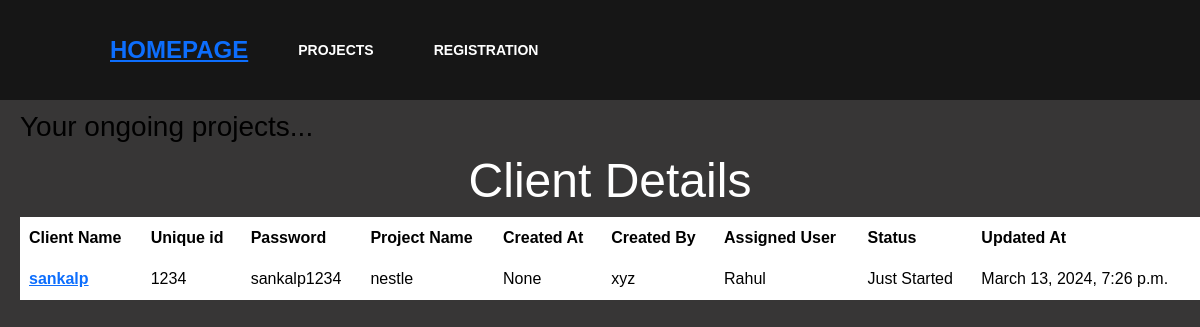
Page /projects/19/ on the committed database.
### myapp/models.py (models this page shows)
class Client(models.Model):
    client_name=models.CharField(max_length=200,null=True)
    uniqueid=models.CharField(max_length=200,null=True)
    password=models.CharField(max_length=200,null=True)
    project_name=models.CharField(max_length=200,null=True)
    created_at=models.DateTimeField(null=True)
    created_by=models.CharField(max_length=200,null=True)
    assigned_user=models.CharField(max_length=200,null=True)
    status=models.CharField(max_length=200,null=True)
    updated_at=models.DateTimeField(null=True)

### myapp/views.py (the view)
# urls.py: path('projects/<int:id>/', views.projects, name='projects'),
def projects(request,id):
    data=Client.objects.get(id=id)
    context={
        'id':id,
        'data':data,
    }
    return render(request,'myapp/projects.html',context)

### myapp/templates/myapp/projects.html (shortened to what this page needs)
<!DOCTYPE html>
<html lang="en">
<head>
    {% include 'myapp/masterC.html' with id=id %}
</head>
<body>
    {% block content %}
    <h3 style="color: black;">Your ongoing projects...</h3>
        <span style="text-align: center;">
            <h1 class="display-5">Client Details</h1>
            <table class="table">
                <thead>
                  <tr>
                    <th scope="col">Client Name</th>
                    <th scope="col">Unique id</th>
                    <th scope="col">Password</th>
                    <th scope="col">Project Name</th>
                    <th scope="col">Created At</th>
                    <th scope="col">Created By</th>
                    <th scope="col">Assigned User</th>
                    <th scope="col">Status</th>
                    <th scope="col">Updated At</th>
                  </tr>
                </thead>
                <tbody>
                  <tr>
                    <th><a href="/cupdate/{{id}}">{{data.client_name}}</a></th>
                    <td>{{data.uniqueid}}</td>
                    <td>{{data.password}}</td>
                    <td>{{data.project_name}}</td>
                    <td>{{data.created_at}}</td>
                    <td>{{data.created_by}}</td>
                    <td>{{data.assigned_user}}</td>
                    <td>{{data.status}}</td>
                    <td>{{data.updated_at}}</td>
                  </tr>
                </tbody>
              </table>
        </span>
    {% endblock %}
</body>
</html>

### myapp/static/css/master.css (style rules this page uses)
body { padding-top: 110px; padding-left: 20px; font-family:Helvetica, sans-serif; background: #373636; color: #fff; }
.table th, .table td { border: 1px solid white; padding: 8px; text-align: left; }

### myapp/templates/myapp/projects.html (style rules this page uses)
body { background-image: url('https://images.unsplash.com/photo-1579389083078-4e7018379f7e?q=80&w=1000&auto=format&fit=crop&ixlib=rb-4.0.3&ixid=M3wxMjA3fDB8MHxzZWFyY2h8MTB8fHdvcmslMjBwcm9qZWN0fGVufDB8fDB8fHww'); background-size: cover; background-position: center; }

### rows in the picture
Client: client_name "sankalp", uniqueid "1234", password "sankalp1234", project_name "nestle", created_at "None", created_by "xyz", assigned_user "Rahul", status "Just Started", updated_at "March 13, 2024, 7:26 p.m."
